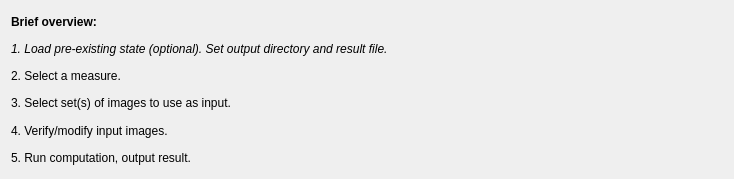
          <widget class="QWidget" name="scrollAreaWidgetContents_2">
           <property name="geometry">
            <rect>
             <x>0</x>
             <y>0</y>
             <width>734</width>
             <height>179</height>
            </rect>
           </property>
           <layout class="QVBoxLayout" name="verticalLayout_9">
            <item>
             <widget class="QLabel" name="label_4">
              <property name="font">
               <font>
                <weight>75</weight>
                <bold>true</bold>
               </font>
              </property>
              <property name="text">
               <string>Brief overview:</string>
              </property>
             </widget>
            </item>
            <item>
             <widget class="QLabel" name="label_7">
              <property name="font">
               <font>
                <italic>true</italic>
               </font>
              </property>
              <property name="text">
               <string>1. Load pre-existing state (optional). Set output directory and result file.</string>
              </property>
             </widget>
            </item>
            <item>
             <widget class="QLabel" name="label_8">
              <property name="text">
               <string>2. Select a measure.</string>
              </property>
             </widget>
            </item>
            <item>
             <widget class="QLabel" name="label_9">
              <property name="text">
               <string>3. Select set(s) of images to use as input.</string>
              </property>
             </widget>
            </item>
            <item>
             <widget class="QLabel" name="label_10">
              <property name="text">
               <string>4. Verify/modify input images.</string>
              </property>
             </widget>
            </item>
            <item>
             <widget class="QLabel" name="label_12">
              <property name="text">
               <string>5. Run computation, output result.</string>
              </property>
             </widget>
            </item>
           </layout>
          </widget>
